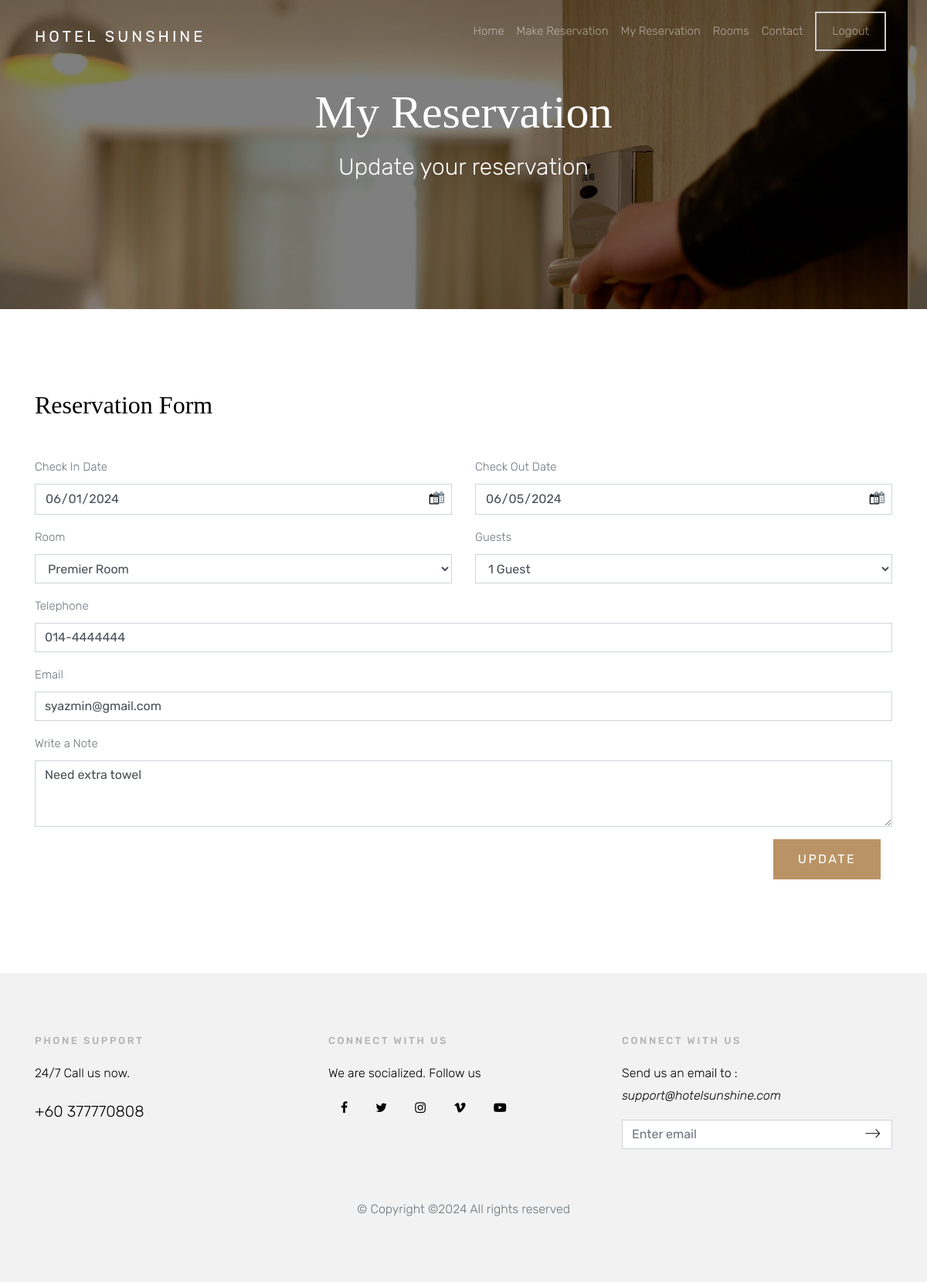
The app's page /customermodify.php?id=6 (signed in) with its own data.
### tables this page shows
CREATE TABLE `o_book` (
  `x_bookid` int(10) NOT NULL,
  `x_room` varchar(10) NOT NULL,
  `x_user` varchar(30) NOT NULL,
  `x_datein` date NOT NULL,
  `x_dateout` date NOT NULL,
  `x_guestnum` int(2) NOT NULL,
  `x_totalfee` float NOT NULL,
  `x_status` int(5) NOT NULL,
  `x_cancelreason` varchar(500) NOT NULL,
  `x_approvalreason` varchar(500) NOT NULL,
  `payment_status` varchar(1) DEFAULT NULL,
  `x_emailaddr` varchar(50) NOT NULL,
  `x_telnum` varchar(15) NOT NULL,
  `x_comment` varchar(2000) NOT NULL,
  `x_createddate` datetime DEFAULT NULL
);

### customermodify.php (the view, shortened to what this page needs)
<?php
include ('dbconnect.php');
if(isset($_GET['id']))
{
    $bid = $_GET['id'];
}
$sqlb = "SELECT * FROM o_book WHERE x_bookid = '$bid'";
$resultb = mysqli_query($con,$sqlb);
$rowb = mysqli_fetch_array($resultb);
?>
<!doctype html>
<html lang="en">
  <head>
    <link rel="stylesheet" href="css/bootstrap.css">
    <link rel="stylesheet" href="css/animate.css">
    <link rel="stylesheet" href="css/owl.carousel.min.css">
    <link rel="stylesheet" href="fonts/ionicons/css/ionicons.min.css">
    <link rel="stylesheet" href="fonts/fontawesome/css/font-awesome.min.css">
    <link rel="stylesheet" href="css/magnific-popup.css">
    <link rel="stylesheet" href="https://cdnjs.cloudflare.com/ajax/libs/bootstrap-datepicker/1.8.0/css/bootstrap-datepicker.min.css">
    <link rel="stylesheet" href="css/style.css">
  </head>
  <body>
    <header role="banner">
      <nav class="navbar navbar-expand-md navbar-dark bg-light">
        <div class="container">
          <a class="navbar-brand" href="home.php">Hotel Sunshine</a>
          <div class="collapse navbar-collapse navbar-light" id="navbarsExample05">
            <ul class="navbar-nav ml-auto pl-lg-5 pl-0">
              <li class="nav-item">
                <a class="nav-link" href="home.php">Home</a>
              </li>
             <li class="nav-item">
                <a class="nav-link " href="customer.php">Make Reservation</a>
              </li>
              <li class="nav-item">
                <a class="nav-link" href="customermanage.php">My Reservation</a>
              </li>
              <li class="nav-item">
                <a class="nav-link" href="home.php#featuredrooms">Rooms</a>
              </li>
              <li class="nav-item">
                <a class="nav-link" href="mailto:support@hotelsunshine.com">Contact</a>
              </li>
               <li class="nav-item cta">
                <a class="nav-link" href="logout.php"><span>Logout</span></a>
              </li>
            </ul>
          </div>
        </div>
      </nav>
    </header>
   <section class="site-hero site-hero-innerpage overlay" data-stellar-background-ratio="0.5" style="background-image: url(images/big_image_1.jpg);">
      <div class="container">
        <div class="row align-items-center site-hero-inner justify-content-center">
          <div class="col-md-12 text-center">
            <div class="mb-5 element-animate">
              <h1>My Reservation</h1>
              <p>Update your reservation</p>
            </div>
          </div>
        </div>
      </div>
    </section>
    <section class="site-section">
      <div class="container">
        <div class="row">
          <div class="col-md-12">
            <h2 class="mb-5">Reservation Form</h2>
                <form method="post" action="customermodifyprocess.php" >
                  <div class="row">
                      <div class="col-sm-6 form-group">
                          <label for="chkin">Check In Date</label>
                          <div style="position: relative;">
                            <span class="fa fa-calendar icon" style="position: absolute; right: 10px; top: 10px;"></span>
                            <input type='date' class="form-control" id='chkin' name='checkindate' value="<?php echo $rowb['x_datein']; ?>" required />
                          </div>
                      </div>
                      <div class="col-sm-6 form-group">
                          <label for="chkout">Check Out Date</label>
                          <div style="position: relative;">
                            <span class="fa fa-calendar icon" style="position: absolute; right: 10px; top: 10px;"></span>
                            <input type='date' class="form-control" id='chkout' name='checkoutdate' value="<?php echo $rowb['x_dateout']; ?>" required />
                          </div>
                      </div>
                  </div>
                  <div class="row">
                    <div class="col-md-6 form-group">
                      <label for="sel1">Room</label>
                        <?php
                            $sql = "SELECT * FROM o_room";
                            $result = mysqli_query($con, $sql);
                            echo "<select class='form-control' id='sel1' name='froom'>";
                            while ($row=mysqli_fetch_array($result))
                            {
                                if ($row['x_roomid']==$rowb['x_room'])
                                {
                                    echo "<option selected='selected' value='".$row['x_roomid']."'>".$row['x_roomtype']."</option>";
                                }
                                else
                                {
                                     echo "<option value='".$row['x_roomid']."'>" .$row['x_roomtype']."</option>";
                                }
                            }
                            echo "</select>";
                        ?>
                    </div>
                    <div class="col-md-6 form-group">
                      <label for="message">Guests</label>
                      <select name="guestnum" id="room" class="form-control">
                        <option value="1">1 Guest</option>
                      </select>
                    </div>
                  </div>
                 <div class="row">
                    <div class="col-md-12 form-group">
                      <label for="tel">Telephone</label>
                      <input type="tel" id="tel" class="form-control" placeholder="Format : [3]-[7 or 8] digit, eg : 012-3456789" pattern="[0-9]{3}-[0-9]{7}|[0-9]{3}-[0-9]{8}" name="tel" value="<?php echo $rowb['x_telnum']; ?>" required>
                    </div>
                 </div>
                  <div class="row">
                    <div class="col-md-12 form-group">
                      <label for="email">Email</label>
                      <input type="email" id="email" class="form-control" placeholder="Enter your email address" name="email"  value="<?php echo $rowb['x_emailaddr']; ?>" required>
                    </div>
                  </div>
                  <div class="row">
                    <div class="col-md-12 form-group">
                      <label for="comment">Write a Note</label>
                      <textarea id="message" class="form-control " cols="30" rows="3" placeholder="Enter if you have any special instructions" name="comment"><?php echo $rowb['x_comment']; ?></textarea>
                    </div>
                  </div>
                    <div class="col-md-12 form-group" style="text-align:right;">
                      <input type="submit" value="Update" onClick="return mdfConfirmation();" class="btn btn-primary">
                    </div>
                  </div>
              </div>
        </div>
    </section>
<?php include 'footer.php'; ?>

### css/style.css (style rules this page uses)
body { background: #fff; font-family: "Rubik", arial, sans-serif; font-weight: 300; font-size: 15px; line-height: 1.8; color: #6c757d; }
a { -webkit-transition: .3s all ease; -o-transition: .3s all ease; transition: .3s all ease; text-decoration: none; }
h1, h2, h3, h4, h5 { color: #000; font-family: "Playfair Display", times, serif; }
header { position: absolute; top: 0; left: 0; width: 100%; z-index: 5; }
header .navbar-brand { text-transform: uppercase; letter-spacing: .2em; font-weight: 400; color: #fff !important; }
header .navbar { padding-top: 0; padding-bottom: 0; background: transparent !important; }
header .navbar .nav-link { padding: 1.7rem 1rem; outline: none !important; }
header .navbar .cta { float: right; }
header .navbar .cta > a { margin-top: -12px; position: relative; }
header .navbar .cta > a span { display: inline-block; padding: 10px 20px; border: 2px solid #ccc; }
.site-hero { background-size: cover; background-position: center center; min-height: 750px; height: 100vh; }
.site-hero > .container { position: relative; z-index: 2; }
.site-hero.overlay { position: relative; }
.site-hero.overlay:before { content: ""; background: rgba(0, 0, 0, 0.5); width: 100%; z-index: 1; position: absolute; top: 0; left: 0; right: 0; bottom: 0; }
.site-hero.overlay h1, .site-hero.overlay p { color: #fff; }
.site-hero.overlay h1 { font-size: 60px; }
.site-hero.overlay p { font-size: 30px; }
.site-hero .site-hero-inner { min-height: 750px; height: 100vh; }
.site-hero-innerpage, .site-hero-innerpage .site-hero-inner { min-height: 200px; height: 50vh; }
.site-section { padding: 7em 0; }
.btn, .form-control { outline: none; -webkit-box-shadow: none !important; box-shadow: none !important; border-radius: 0; }
.form-control { -webkit-box-shadow: none !important; box-shadow: none !important; }
textarea.form-control { height: inherit; }
.btn { -webkit-transition: .3s all ease; -o-transition: .3s all ease; transition: .3s all ease; padding: 12px 30px; text-transform: uppercase; letter-spacing: .15em; }
.btn.btn-primary { color: #fff; border-width: 2px; }
.element-animate { opacity: 0; visibility: hidden; }

### records on screen
o_book: checkindate "06/01/2024", checkoutdate "06/05/2024", tel "014-4444444", email "syazmin@gmail.com", comment "Need extra towel"

### other values on screen
form field froom "Premier Room"
